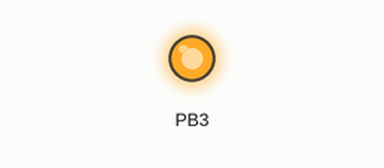
Recording of a program running on a simulated ATtiny85, built with avr-gcc and emulated at 1 MHz. Parts: output pins drawn as LEDs (lit = HIGH).

Above: at 0.75 s.
At 8.6 s:
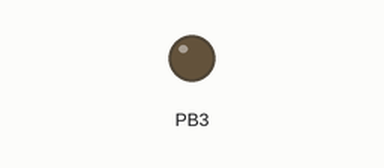
Timing chart, 0 to 11.8 s (numbered marks = the images above):
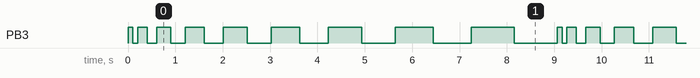

Measured:
- by itself, PB3: repeats every 9.1 s: LOW 0.10 s, HIGH 0.20 s, LOW 0.20 s, HIGH 0.30 s, LOW 0.30 s, HIGH 0.40 s, LOW 0.40 s, HIGH 0.50 s, LOW 0.50 s, HIGH 0.60 s, LOW 0.60 s, HIGH 0.70 s, LOW 0.70 s, HIGH 0.81 s, LOW 0.81 s, HIGH 0.91 s, LOW 0.91 s, HIGH 0.10 s
- by itself, everything shown: repeats every 9.1 s, in 18 steps

The program:

main.cpp
```cpp
/*
 * Michelsen_Assignment2-1.2.cpp
 *
 * Created: 9/10/2018 10:54:13 AM
 * Author : Brandon Michelsen
 */

#define F_CPU 1000000UL // Frequency: 1 MHz
#include <avr/io.h>
#include <util/delay.h>

// Function prototypes
void my_delay_ms(int milliseconds); // Function for variable delays

int main(void)
{
	// Setup DDRB Pin 3 as an output
	DDRB |= (1<<DDB3);

    // Run infinitely
    while (1)
    {
		// Run a for-loop that blink the LED with a delay dependent on i
		for (int i = 100; i < 1000; i += 100)
		{
			PORTB |= (1<<PB3);
			my_delay_ms(i);
			PORTB &= ~(1<<PB3);
			my_delay_ms(i);
		}
    }

	return 0;
}

// Function definitions
void my_delay_ms(int milliseconds)
{
	// Run until the milliseconds are 0
	while (milliseconds != 0)
	{
		_delay_ms(1);
		milliseconds--;
	}
}
```
